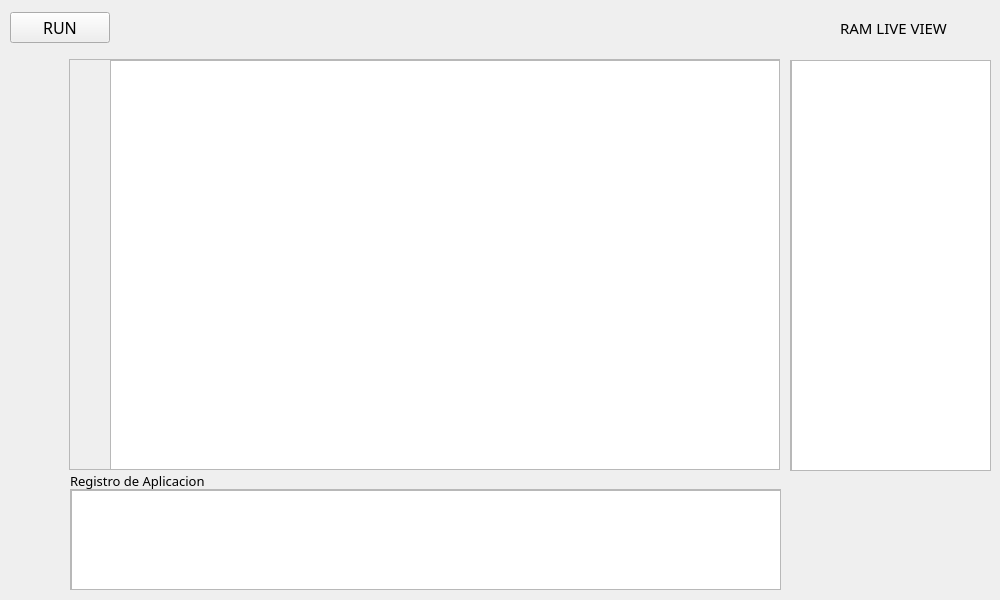
<?xml version="1.0" encoding="UTF-8"?>
<ui version="4.0">
 <class>Widget</class>
 <widget class="QWidget" name="Widget">
  <property name="geometry">
   <rect>
    <x>0</x>
    <y>0</y>
    <width>1000</width>
    <height>600</height>
   </rect>
  </property>
  <property name="maximumSize">
   <size>
    <width>1000</width>
    <height>600</height>
   </size>
  </property>
  <property name="font">
   <font>
    <family>Georgia</family>
    <pointsize>12</pointsize>
    <weight>50</weight>
    <bold>false</bold>
   </font>
  </property>
  <property name="cursor">
   <cursorShape>ArrowCursor</cursorShape>
  </property>
  <property name="windowTitle">
   <string>Widget</string>
  </property>
  <widget class="QWidget" name="verticalLayoutWidget">
   <property name="geometry">
    <rect>
     <x>0</x>
     <y>0</y>
     <width>3292</width>
     <height>46</height>
    </rect>
   </property>
   <layout class="QHBoxLayout" name="horizontalLayout">
    <property name="spacing">
     <number>730</number>
    </property>
    <property name="leftMargin">
     <number>10</number>
    </property>
    <property name="topMargin">
     <number>10</number>
    </property>
    <property name="rightMargin">
     <number>10</number>
    </property>
    <item>
     <widget class="QPushButton" name="pushButton_2">
      <property name="maximumSize">
       <size>
        <width>100</width>
        <height>16777215</height>
       </size>
      </property>
      <property name="font">
       <font>
        <family>Gill Sans MT</family>
        <pointsize>12</pointsize>
        <weight>50</weight>
        <bold>false</bold>
       </font>
      </property>
      <property name="text">
       <string>RUN</string>
      </property>
     </widget>
    </item>
    <item>
     <widget class="QLabel" name="label">
      <property name="maximumSize">
       <size>
        <width>16777215</width>
        <height>100</height>
       </size>
      </property>
      <property name="font">
       <font>
        <family>Gill Sans MT</family>
        <pointsize>11</pointsize>
        <weight>50</weight>
        <bold>false</bold>
       </font>
      </property>
      <property name="text">
       <string>RAM LIVE VIEW</string>
      </property>
     </widget>
    </item>
   </layout>
  </widget>
  <widget class="QWidget" name="horizontalLayoutWidget">
   <property name="geometry">
    <rect>
     <x>69</x>
     <y>59</y>
     <width>711</width>
     <height>411</height>
    </rect>
   </property>
   <layout class="QHBoxLayout" name="horizontalLayout_2">
    <item>
     <widget class="QScrollArea" name="scrollArea">
      <property name="widgetResizable">
       <bool>true</bool>
      </property>
      <widget class="QWidget" name="scrollAreaWidgetContents">
       <property name="geometry">
        <rect>
         <x>0</x>
         <y>0</y>
         <width>707</width>
         <height>407</height>
        </rect>
       </property>
       <widget class="QTextEdit" name="textEdit">
        <property name="geometry">
         <rect>
          <x>40</x>
          <y>0</y>
          <width>671</width>
          <height>411</height>
         </rect>
        </property>
        <property name="font">
         <font>
          <family>Nirmala UI Semilight</family>
          <pointsize>9</pointsize>
          <weight>50</weight>
          <bold>false</bold>
         </font>
        </property>
       </widget>
      </widget>
     </widget>
    </item>
   </layout>
  </widget>
  <widget class="QWidget" name="verticalLayoutWidget_2">
   <property name="geometry">
    <rect>
     <x>70</x>
     <y>489</y>
     <width>711</width>
     <height>101</height>
    </rect>
   </property>
   <layout class="QVBoxLayout" name="verticalLayout_2">
    <item>
     <widget class="QScrollArea" name="scrollArea_3">
      <property name="widgetResizable">
       <bool>true</bool>
      </property>
      <widget class="QWidget" name="scrollAreaWidgetContents_3">
       <property name="geometry">
        <rect>
         <x>0</x>
         <y>0</y>
         <width>707</width>
         <height>97</height>
        </rect>
       </property>
       <widget class="QListView" name="listView">
        <property name="geometry">
         <rect>
          <x>0</x>
          <y>0</y>
          <width>711</width>
          <height>101</height>
         </rect>
        </property>
       </widget>
      </widget>
     </widget>
    </item>
   </layout>
  </widget>
  <widget class="QWidget" name="verticalLayoutWidget_3">
   <property name="geometry">
    <rect>
     <x>70</x>
     <y>470</y>
     <width>195</width>
     <height>21</height>
    </rect>
   </property>
   <layout class="QVBoxLayout" name="verticalLayout_3">
    <item>
     <widget class="QLabel" name="label_2">
      <property name="font">
       <font>
        <family>Gill Sans MT</family>
        <pointsize>10</pointsize>
        <weight>50</weight>
        <bold>false</bold>
       </font>
      </property>
      <property name="text">
       <string>Registro de Aplicacion</string>
      </property>
     </widget>
    </item>
   </layout>
  </widget>
  <widget class="QWidget" name="horizontalLayoutWidget_2">
   <property name="geometry">
    <rect>
     <x>790</x>
     <y>60</y>
     <width>201</width>
     <height>411</height>
    </rect>
   </property>
   <layout class="QHBoxLayout" name="horizontalLayout_3">
    <item>
     <widget class="QScrollArea" name="scrollArea_2">
      <property name="widgetResizable">
       <bool>true</bool>
      </property>
      <widget class="QWidget" name="scrollAreaWidgetContents_2">
       <property name="geometry">
        <rect>
         <x>0</x>
         <y>0</y>
         <width>197</width>
         <height>407</height>
        </rect>
       </property>
       <widget class="QTableWidget" name="tableWidget">
        <property name="geometry">
         <rect>
          <x>0</x>
          <y>-9</y>
          <width>201</width>
          <height>421</height>
         </rect>
        </property>
       </widget>
      </widget>
     </widget>
    </item>
   </layout>
  </widget>
 </widget>
 <resources/>
 <connections/>
</ui>
